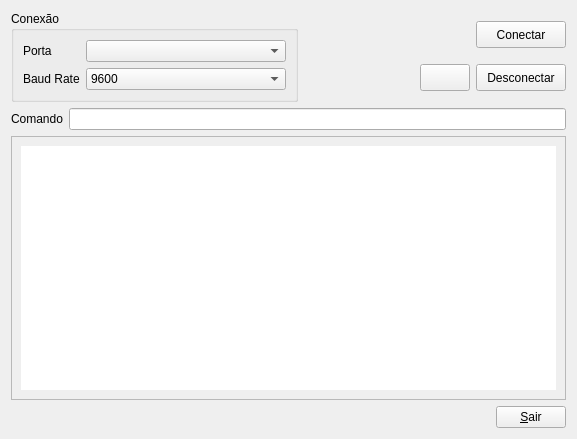
<?xml version="1.0" encoding="UTF-8"?>
<ui version="4.0">
 <author>dfso</author>
 <class>Form</class>
 <widget class="QWidget" name="Form">
  <property name="geometry">
   <rect>
    <x>0</x>
    <y>0</y>
    <width>577</width>
    <height>439</height>
   </rect>
  </property>
  <property name="windowTitle">
   <string>SerialComm @dfso</string>
  </property>
  <layout class="QVBoxLayout" name="verticalLayout_2">
   <item>
    <layout class="QVBoxLayout" name="verticalLayout">
     <item>
      <layout class="QHBoxLayout" name="horizontalLayout">
       <item alignment="Qt::AlignLeft">
        <widget class="QGroupBox" name="groupBox">
         <property name="sizePolicy">
          <sizepolicy hsizetype="Maximum" vsizetype="Maximum">
           <horstretch>0</horstretch>
           <verstretch>0</verstretch>
          </sizepolicy>
         </property>
         <property name="title">
          <string>Conexão</string>
         </property>
         <layout class="QGridLayout" name="gridLayout_7">
          <item row="0" column="1">
           <widget class="QComboBox" name="comboBox_portas">
            <property name="sizePolicy">
             <sizepolicy hsizetype="Maximum" vsizetype="Maximum">
              <horstretch>0</horstretch>
              <verstretch>0</verstretch>
             </sizepolicy>
            </property>
            <property name="minimumSize">
             <size>
              <width>200</width>
              <height>0</height>
             </size>
            </property>
           </widget>
          </item>
          <item row="0" column="0">
           <widget class="QLabel" name="label">
            <property name="text">
             <string>Porta</string>
            </property>
           </widget>
          </item>
          <item row="1" column="0">
           <widget class="QLabel" name="label_2">
            <property name="text">
             <string>Baud Rate</string>
            </property>
           </widget>
          </item>
          <item row="1" column="1">
           <widget class="QComboBox" name="comboBox_bauds">
            <item>
             <property name="text">
              <string>9600</string>
             </property>
            </item>
            <item>
             <property name="text">
              <string>115200</string>
             </property>
            </item>
           </widget>
          </item>
         </layout>
        </widget>
       </item>
       <item>
        <layout class="QGridLayout" name="gridLayout_13">
         <item row="0" column="1">
          <widget class="QPushButton" name="btn_conectar">
           <property name="maximumSize">
            <size>
             <width>90</width>
             <height>27</height>
            </size>
           </property>
           <property name="text">
            <string>Conectar</string>
           </property>
          </widget>
         </item>
         <item row="1" column="1">
          <widget class="QPushButton" name="btn_desconectar">
           <property name="maximumSize">
            <size>
             <width>90</width>
             <height>27</height>
            </size>
           </property>
           <property name="text">
            <string>Desconectar</string>
           </property>
          </widget>
         </item>
         <item row="1" column="0">
          <widget class="QPushButton" name="btn_atualizar">
           <property name="maximumSize">
            <size>
             <width>50</width>
             <height>27</height>
            </size>
           </property>
           <property name="toolTip">
            <string>Atualizar lista de portas</string>
           </property>
           <property name="text">
            <string/>
           </property>
           <property name="icon">
            <iconset>
             <normaloff>imagens/icons8-atualizações-disponíveis-40.png</normaloff>imagens/icons8-atualizações-disponíveis-40.png</iconset>
           </property>
          </widget>
         </item>
        </layout>
       </item>
      </layout>
     </item>
     <item>
      <layout class="QFormLayout" name="formLayout_3">
       <item row="0" column="0">
        <widget class="QLabel" name="comandoLabel">
         <property name="frameShape">
          <enum>QFrame::NoFrame</enum>
         </property>
         <property name="text">
          <string>Comando</string>
         </property>
        </widget>
       </item>
       <item row="0" column="1">
        <widget class="QLineEdit" name="comandoLineEdit"/>
       </item>
      </layout>
     </item>
     <item>
      <widget class="QScrollArea" name="scrollArea">
       <property name="widgetResizable">
        <bool>true</bool>
       </property>
       <widget class="QWidget" name="scrollAreaWidgetContents_2">
        <property name="geometry">
         <rect>
          <x>0</x>
          <y>0</y>
          <width>555</width>
          <height>250</height>
         </rect>
        </property>
        <layout class="QVBoxLayout" name="verticalLayout_3">
         <item>
          <widget class="QPlainTextEdit" name="text_log">
           <property name="frameShape">
            <enum>QFrame::NoFrame</enum>
           </property>
          </widget>
         </item>
        </layout>
       </widget>
      </widget>
     </item>
     <item alignment="Qt::AlignRight">
      <widget class="QPushButton" name="btn_sair">
       <property name="maximumSize">
        <size>
         <width>70</width>
         <height>16777215</height>
        </size>
       </property>
       <property name="text">
        <string>&amp;Sair</string>
       </property>
      </widget>
     </item>
    </layout>
   </item>
  </layout>
 </widget>
 <resources/>
 <connections>
  <connection>
   <sender>btn_sair</sender>
   <signal>clicked()</signal>
   <receiver>Form</receiver>
   <slot>close()</slot>
   <hints>
    <hint type="sourcelabel">
     <x>531</x>
     <y>415</y>
    </hint>
    <hint type="destinationlabel">
     <x>288</x>
     <y>219</y>
    </hint>
   </hints>
  </connection>
 </connections>
 <designerdata>
  <property name="gridDeltaX">
   <number>10</number>
  </property>
  <property name="gridDeltaY">
   <number>10</number>
  </property>
  <property name="gridSnapX">
   <bool>true</bool>
  </property>
  <property name="gridSnapY">
   <bool>true</bool>
  </property>
  <property name="gridVisible">
   <bool>true</bool>
  </property>
 </designerdata>
</ui>
